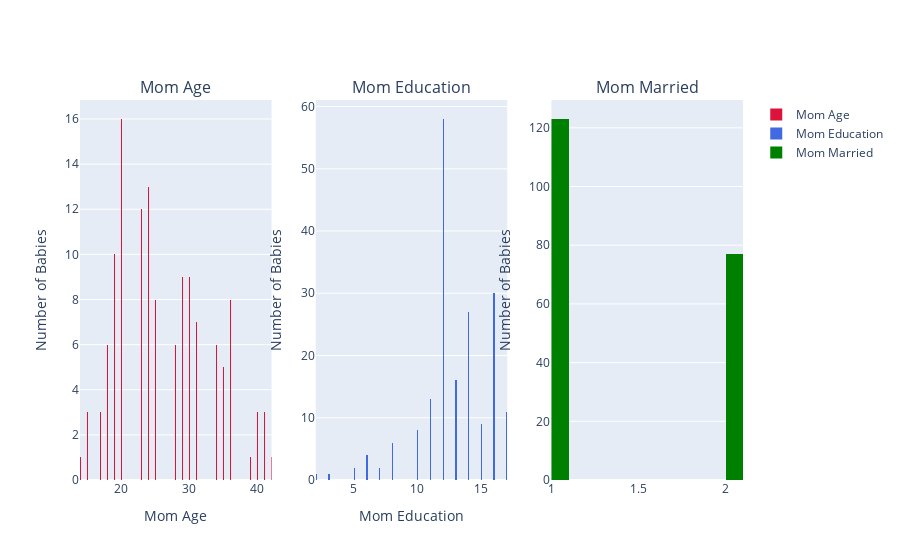

Here is the notebook cell this chart was saved with:
### Code cell
import plotly.graph_objects as go
from plotly.subplots import make_subplots
import pandas as pd

# load the data
PATH     = '../datasets/'
CSV_FILE = 'babysamp-98.txt'
df = pd.read_csv(PATH + CSV_FILE, skiprows=1, sep='\t', names=("MomAge", "DadAge", "MomEduc", "MomMarital",
                                                        "numlive", "dobmm", "gestation", "sex", "weight",
                                                        "prenatalstart", "orig.id", "preemie"))
pd.set_option('display.max_columns', None)
pd.set_option('display.width', 1000)

# create 1 by 3 figure of 3 subplots
fig = make_subplots(rows=1, cols=3,
                    # indicate the position of the first plot
                    start_cell="bottom-left",
                    subplot_titles=["Mom Age", "Mom Education", "Mom Married"])

# create histograms and add them to the figure
fig.add_trace(go.Histogram(
    x=df['MomAge'],
    name='Mom Age',
    marker=dict(color='crimson'),           
    xbins=dict(start=0, end=100, size=0.1)),  # define bins
    row=1, col=1)

fig.add_trace(go.Histogram(
    x=df['MomEduc'],
    name='Mom Education',
    marker=dict(color='royalblue'),
    xbins=dict(start=0, end=100, size=0.1)),
    row=1, col=2)

fig.add_trace(go.Histogram(
    x=df['MomMarital'],
    name='Mom Married',
    marker=dict(color='green'),
    xbins=dict(start=0, end=3, size=0.1)),
    row=1, col=3)

# Update x-axis properties
fig.update_xaxes(title_text="Mom Age", row=1, col=1)
fig.update_xaxes(title_text="Mom Education", row=1, col=2)

# Update y-axis properties
fig.update_yaxes(title_text="Number of Babies", row=1, col=1)
fig.update_yaxes(title_text="Number of Babies", row=1, col=2)
fig.update_yaxes(title_text="Number of Babies", row=1, col=3)

# show the histograms
fig.show()

### Figure 1 — Plotly figure (JSON) as saved in the notebook; plotly's stock layout.template omitted (floating-point values rounded to 4 significant figures; data arrays with more than 128 entries replaced by an {"elided": "..."} marker saying what was removed)
{"data": [{"marker": {"color": "crimson"}, "name": "Mom Age", "x": {"elided": "200 int values"}, "xbins": {"end": 100, "size": 0.1, "start": 0}, "type": "histogram", "xaxis": "x", "yaxis": "y"}, {"marker": {"color": "royalblue"}, "name": "Mom Education", "x": {"elided": "200 float values"}, "xbins": {"end": 100, "size": 0.1, "start": 0}, "type": "histogram", "xaxis": "x2", "yaxis": "y2"}, {"marker": {"color": "green"}, "name": "Mom Married", "x": {"elided": "200 int values"}, "xbins": {"end": 3, "size": 0.1, "start": 0}, "type": "histogram", "xaxis": "x3", "yaxis": "y3"}], "layout": {"xaxis": {"anchor": "y", "domain": [0.0, 0.2889], "title": {"text": "Mom Age"}}, "yaxis": {"anchor": "x", "domain": [0.0, 1.0], "title": {"text": "Number of Babies"}}, "xaxis2": {"anchor": "y2", "domain": [0.3556, 0.6444], "title": {"text": "Mom Education"}}, "yaxis2": {"anchor": "x2", "domain": [0.0, 1.0], "title": {"text": "Number of Babies"}}, "xaxis3": {"anchor": "y3", "domain": [0.7111, 1.0]}, "yaxis3": {"anchor": "x3", "domain": [0.0, 1.0], "title": {"text": "Number of Babies"}}, "annotations": [{"font": {"size": 16}, "showarrow": false, "text": "Mom Age", "x": 0.1444, "xanchor": "center", "xref": "paper", "y": 1.0, "yanchor": "bottom", "yref": "paper"}, {"font": {"size": 16}, "showarrow": false, "text": "Mom Education", "x": 0.5, "xanchor": "center", "xref": "paper", "y": 1.0, "yanchor": "bottom", "yref": "paper"}, {"font": {"size": 16}, "showarrow": false, "text": "Mom Married", "x": 0.8556, "xanchor": "center", "xref": "paper", "y": 1.0, "yanchor": "bottom", "yref": "paper"}]}}
